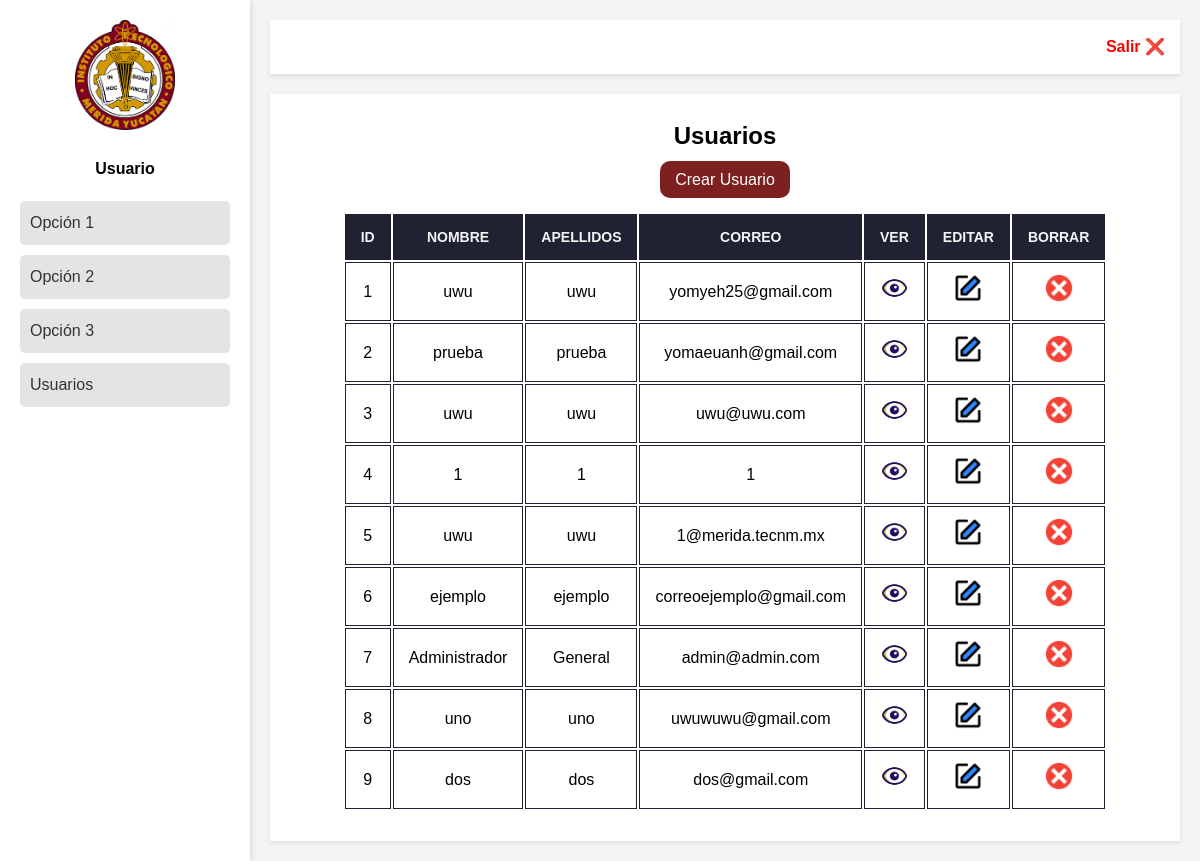
The app's page /usuario.php (signed in), older data.
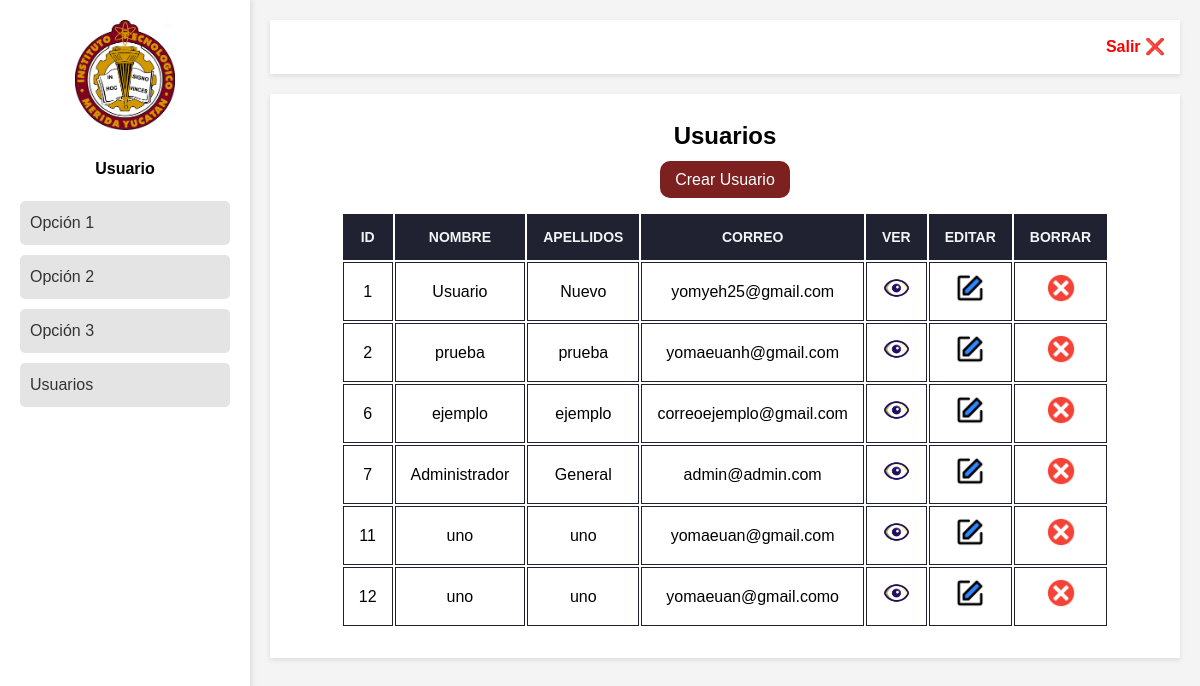
The same page, newer data.
### tables this page shows
CREATE TABLE `usuarios` (
  `ID` int(11) NOT NULL,
  `nombre` varchar(50) DEFAULT NULL,
  `apellido` varchar(50) DEFAULT NULL,
  `email` varchar(30) DEFAULT NULL,
  `contrasena` varchar(10) DEFAULT NULL,
  `fecha_nacimiento` date DEFAULT NULL
);

### usuario.php (the view, shortened to what this page needs)
<!DOCTYPE html>
<html lang="es">
<head>
    <link rel="stylesheet" href="CSS/estilos.css">
</head>
<body>
    <div class="flex-container">
        <div class="sidebar">
            <?php
            include "utils/nav-bar.php"
            ?>
        </div>
        <div class="main-content">
            <header>
                <?php include "utils/header.php"?>
            </header>
            <section class="dashboard">
                <div class="tittle-div">
                    <h1 class="title">Usuarios</h1>
                </div>
                <div class="btn">
                    <a class="add-user" href="agregar-usuario.php">Crear Usuario</a>
                </div>
            <table class="tabla-usuarios">
                <tr>
                    <th class="font-yellow">ID</th>
                    <th>Nombre</th>
                    <th>Apellidos</th>
                    <th>Correo</th>
                    <th class="font-yellow">Ver</th>
                    <th class="font-yellow">Editar</th>
                    <th class="font-yello">Borrar</th>
                </tr>
                <?php
            require "conn.php";
            $todos = "SELECT * FROM usuarios ORDER BY id ASC";
            $resultado = mysqli_query($conectar, $todos);
            while ($fila = $resultado -> fetch_array()) {
                ?>
                <tr>
                    <td><?php echo $fila["ID"] ?></td>
                    <td><?php echo $fila["nombre"] ?></td>
                    <td><?php echo $fila["apellido"] ?></td>
                    <td><?php echo $fila["email"] ?></td>
                    <td><a href="ver-usuario.php?id=<?php echo $fila["ID"]; ?>"><img class="img-tabla"  src="img/see-icon.png" alt=""></a></td>
                    <td><a href="editar-usuario.php?id=<?php echo $fila["ID"]; ?> "><img class="img-tabla" src="img/editar.png" alt=""></a></td>
                    <td><a href="#" onClick="validarDelete('eliminar.php?id=<?php echo $fila["ID"];?>')"><img class="img-tabla" src="img/eliminar.png" alt=""></a></td>
                </tr>
                <?php }?>
            </table>
            </section>
        </div>
    </div>
</body>
</html>

### utils/nav-bar.php
<div class="sidebar-content">
    <div class="logo">
        <a href="principal2.php">
        <img src="img/Logo_del_Instituto_Tecnológico_de_Mérida.svg.png" alt="Logo">
        </a>
    </div>
                <p class="font1">Usuario</p>
                <nav class="menu">
                    <ul>
                        <li><a href="#">Opción 1</a></li>
                        <li><a href="#">Opción 2</a></li>
                        <li><a href="#">Opción 3</a></li>
                        <li><a href="usuario.php">Usuarios</a></li>
                    </ul>
                </nav>
</div>

### utils/header.php
<div class="header-content">
    <a href="salir.php" class="logout">Salir ❌</a>
</div>

### CSS/estilos.css (style rules this page uses)
:root { --color1: #ccc; --colorWhite: #ffff; --colorBlack: #202131; --color2: #7c2020; --color3: #f2f4f6; --color4: #f7831e; --color5: #ffcc00; --color6: #098839; }
body { font-weight: 16px; line-height: 24px; }
* { margin: 0; padding: 0; box-sizing: border-box; font-family: Arial, Helvetica, sans-serif; }
.flex-container { display: flex; min-height: 100vh; background-color: #f4f4f4; }
.sidebar { width: 250px; background: var(--colorWhite); padding: 20px; box-shadow: 2px 0 5px rgba(0,0,0,0.1); }
.logo { max-width: 100px; margin: auto; align-items: center; }
.logo img { width: 100%; margin-bottom: 20px; }
.font1 { font-weight: bold; margin-bottom: 20px; text-align: center; }
.menu ul { list-style: none; }
.menu li { margin: 10px 0; }
.menu a { text-decoration: none; color: #333; display: block; padding: 10px; background: #e4e4e4; border-radius: 5px; }
.main-content { flex: 1; padding: 20px; }
.header-content { display: flex; align-items: center; background: #fff; padding: 15px; box-shadow: 0 2px 5px rgba(0,0,0,0.1); }
.logout { text-decoration: none; color: red; font-weight: bold; margin-left: auto; }
.dashboard { display: flex; flex-direction: column; align-items: center; margin-top: 20px; background-color: var(--colorWhite); box-shadow: 0 2px 5px rgba(0,0,0,0.1); padding: 30px; }
.dashboard img { max-width: 100%; height: auto; }
.tabla-usuarios { width: 700px; font-family: Arial, Helvetica, sans-serif; background-color: var(--colorWhite); }
.tabla-usuarios th, td { padding: 10px 15px; border: 1px solid var(--colorBlack); text-align: center; }
.tabla-usuarios th { border-spacing: 5px; background-color: var(--colorBlack); color: var(--color3); text-transform: uppercase; font-size: 14px; font-weight: bold; text-align: center; }
.add-user { text-align: left; background-color: var(--color2); color: var(--colorWhite); border-radius: 10px; padding: 10px 15px; text-decoration: none; }
.img-tabla { width: 30px; text-align: center; }
.btn { margin: 20px; text-align: left; align-items:end; }

Row changes from the older to the newer data that the page shows:
removed usuarios: ID "3", nombre "uwu", apellido "uwu", email "uwu@uwu.com"
removed usuarios: ID "4", nombre "1", apellido "1", email "1"
removed usuarios: ID "5", nombre "uwu", apellido "uwu", email "1@merida.tecnm.mx"
removed usuarios: ID "8", nombre "uno", apellido "uno", email "uwuwuwu@gmail.com"
removed usuarios: ID "9", nombre "dos", apellido "dos", email "dos@gmail.com"
changed usuarios "yomyeh25@gmail.com": nombre "uwu" → "Usuario"; apellido "uwu" → "Nuevo"
added usuarios: ID "11", nombre "uno", apellido "uno", email "yomaeuan@gmail.com"
added usuarios: ID "12", nombre "uno", apellido "uno", email "yomaeuan@gmail.como"
